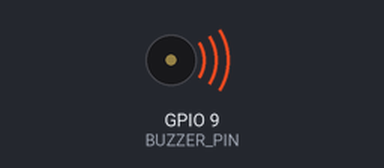
The program below on a simulated ESP32. Shown: buzzer (waves = sounding). What the program prints to the serial monitor is not drawn.

Above: at 0.2 s.
At 6.86 s:
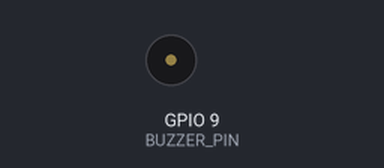
Timing chart, 0 to 8.1 s (numbered marks = the images above):
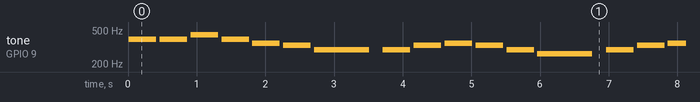

The program:

main.cpp
```cpp
#include <Arduino.h>

// Passive buzzer connected to digital pin 9 (PWM capable)
const int BUZZER_PIN = 9;

// Note frequencies (in Hz)
#define NOTE_C4  262
#define NOTE_D4  294
#define NOTE_E4  330
#define NOTE_F4  349
#define NOTE_G4  392
#define NOTE_A4  440
#define NOTE_B4  494
#define NOTE_C5  523
#define NOTE_D5  587
#define NOTE_E5  659

void playTone(int frequency, int duration) {
  if (frequency > 0) {
    tone(BUZZER_PIN, frequency);
    delay(duration);
  }
  noTone(BUZZER_PIN);  // Stop tone
}

void setup() {
  Serial.begin(9600);
  pinMode(BUZZER_PIN, OUTPUT);

  Serial.println("Passive Buzzer Demo - Arduino Nano");
}

void loop() {
  // Play "Kiskarácsony, nagykarácsony" (Hungarian Christmas song)
  Serial.println("Playing Kiskaracsony, nagykaracsony...");

  // "Kis-ka-rá-csony, nagy-ka-rá-csony"
  playTone(NOTE_G4, 400);
  delay(50);
  playTone(NOTE_G4, 400);
  delay(50);
  playTone(NOTE_A4, 400);
  delay(50);
  playTone(NOTE_G4, 400);
  delay(50);
  playTone(NOTE_F4, 400);
  delay(50);
  playTone(NOTE_E4, 400);
  delay(50);
  playTone(NOTE_D4, 800);
  delay(200);

  // "Más-nap me-gyünk to-vább"
  playTone(NOTE_D4, 400);
  delay(50);
  playTone(NOTE_E4, 400);
  delay(50);
  playTone(NOTE_F4, 400);
  delay(50);
  playTone(NOTE_E4, 400);
  delay(50);
  playTone(NOTE_D4, 400);
  delay(50);
  playTone(NOTE_C4, 800);
  delay(200);

  // "Más-nap me-gyünk to-vább"
  playTone(NOTE_D4, 400);
  delay(50);
  playTone(NOTE_E4, 400);
  delay(50);
  playTone(NOTE_F4, 400);
  delay(50);
  playTone(NOTE_E4, 400);
  delay(50);
  playTone(NOTE_D4, 400);
  delay(50);
  playTone(NOTE_C4, 800);
  delay(500);

  delay(2000);  // Wait before repeating
}
```

Measured:
- by itself, tone on GPIO 9 (BUZZER_PIN): plays 392 Hz for 0.40 s, 392 Hz for 0.40 s, 440 Hz for 0.40 s, 392 Hz for 0.40 s, 349 Hz for 0.40 s, 330 Hz for 0.40 s … (200 notes in this stretch)
